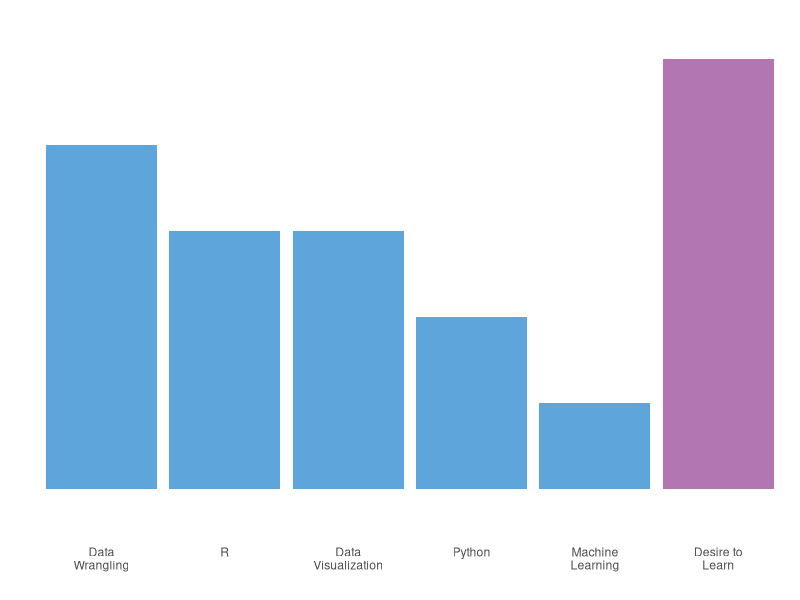
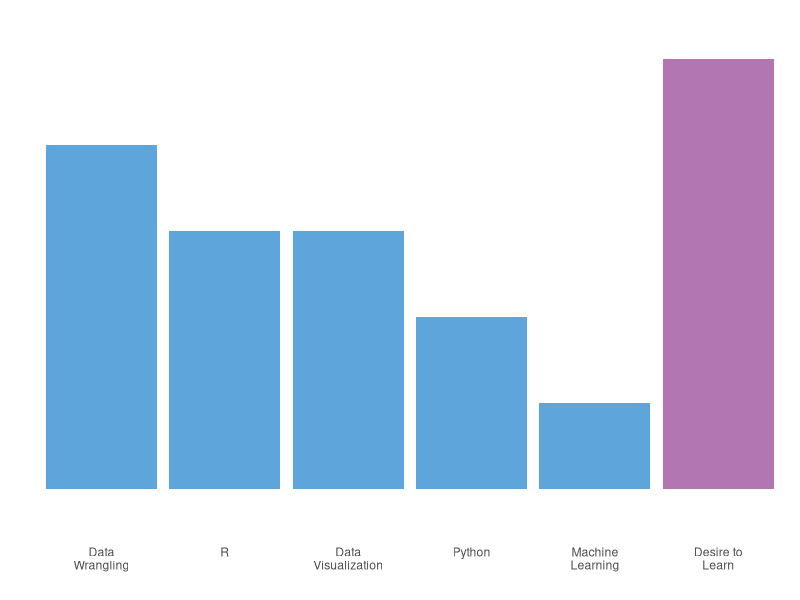

Here is the R script that generated these plots, in order:
## ---- chunk 1
library(ggplot2)
library(stringr)
library(magrittr)

skill_list <- c("Data Wrangling",
                "R",
                "Data Visualization",
                "Python",
                "Machine Learning",
                "Desire to Learn"
                )
skill_level <- c(4,
                 3,
                 3,
                 2,
                 1,
                 5
                 )

skills <- data.frame(skill_list, skill_level, 
                     stringsAsFactors = FALSE)

skills$skill_list <- str_wrap(skills$skill_list, width = 10)

skills$skill_list <-factor(skills$skill_list, 
                           levels = skills$skill_list)

levels <- c("Constant Surprise Learnings", 
            "Able to StackOverflow to a Solution",
            "Exciting to Talk About",
            "Almost Know What I'm Doing",
            "Out of this World"
            ) %>%
            str_wrap(width = 25)

fill_colors <- c("#5DA5DA","#5DA5DA","#5DA5DA",
                 "#5DA5DA","#5DA5DA","#B276B2")

ggplot(data = skills, aes(x = skill_list, y = skill_level)) +
    scale_y_discrete(breaks = 1:5, labels = levels) +
    labs(x = '', y = '')+
    geom_bar(stat="identity", fill = fill_colors)+
    theme(panel.grid.major = element_blank(),
        panel.grid.minor = element_blank(),
        panel.border = element_blank(),
        panel.background = element_blank(),
        axis.ticks= element_blank())

ggsave("../../../img/skills.png")
#FAA43A - orange
